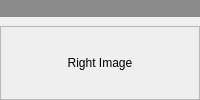
              <widget class="QFrame" name="frame_12">
               <property name="frameShape">
                <enum>QFrame::NoFrame</enum>
               </property>
               <property name="frameShadow">
                <enum>QFrame::Plain</enum>
               </property>
               <layout class="QVBoxLayout" name="verticalLayout_3">
                <property name="spacing">
                 <number>0</number>
                </property>
                <property name="leftMargin">
                 <number>0</number>
                </property>
                <property name="topMargin">
                 <number>0</number>
                </property>
                <property name="rightMargin">
                 <number>0</number>
                </property>
                <property name="bottomMargin">
                 <number>0</number>
                </property>
                <item alignment="Qt::AlignTop">
                 <widget class="QLabel" name="label_4">
                  <property name="sizePolicy">
                   <sizepolicy hsizetype="Ignored" vsizetype="Preferred">
                    <horstretch>0</horstretch>
                    <verstretch>0</verstretch>
                   </sizepolicy>
                  </property>
                  <property name="palette">
                   <palette>
                    <active>
                     <colorrole role="WindowText">
                      <brush brushstyle="SolidPattern">
                       <color alpha="255">
                        <red>0</red>
                        <green>0</green>
                        <blue>0</blue>
                       </color>
                      </brush>
                     </colorrole>
                     <colorrole role="Button">
                      <brush brushstyle="SolidPattern">
                       <color alpha="255">
                        <red>138</red>
                        <green>138</green>
                        <blue>138</blue>
                       </color>
                      </brush>
                     </colorrole>
                     <colorrole role="Light">
                      <brush brushstyle="SolidPattern">
                       <color alpha="255">
                        <red>207</red>
                        <green>207</green>
                        <blue>207</blue>
                       </color>
                      </brush>
                     </colorrole>
                     <colorrole role="Midlight">
                      <brush brushstyle="SolidPattern">
                       <color alpha="255">
                        <red>172</red>
                        <green>172</green>
                        <blue>172</blue>
                       </color>
                      </brush>
                     </colorrole>
                     <colorrole role="Dark">
                      <brush brushstyle="SolidPattern">
                       <color alpha="255">
                        <red>69</red>
                        <green>69</green>
                        <blue>69</blue>
                       </color>
                      </brush>
                     </colorrole>
                     <colorrole role="Mid">
                      <brush brushstyle="SolidPattern">
                       <color alpha="255">
                        <red>92</red>
                        <green>92</green>
                        <blue>92</blue>
                       </color>
                      </brush>
                     </colorrole>
                     <colorrole role="Text">
                      <brush brushstyle="SolidPattern">
                       <color alpha="255">
                        <red>0</red>
                        <green>0</green>
                        <blue>0</blue>
                       </color>
                      </brush>
                     </colorrole>
                     <colorrole role="BrightText">
                      <brush brushstyle="SolidPattern">
                       <color alpha="255">
                        <red>255</red>
                        <green>255</green>
                        <blue>255</blue>
                       </color>
                      </brush>
                     </colorrole>
                     <colorrole role="ButtonText">
                      <brush brushstyle="SolidPattern">
                       <color alpha="255">
                        <red>0</red>
                        <green>0</green>
                        <blue>0</blue>
                       </color>
                      </brush>
                     </colorrole>
                     <colorrole role="Base">
                      <brush brushstyle="SolidPattern">
                       <color alpha="255">
                        <red>255</red>
                        <green>255</green>
                        <blue>255</blue>
                       </color>
                      </brush>
                     </colorrole>
                     <colorrole role="Window">
                      <brush brushstyle="SolidPattern">
                       <color alpha="255">
                        <red>138</red>
                        <green>138</green>
                        <blue>138</blue>
                       </color>
                      </brush>
                     </colorrole>
                     <colorrole role="Shadow">
                      <brush brushstyle="SolidPattern">
                       <color alpha="255">
                        <red>0</red>
                        <green>0</green>
                        <blue>0</blue>
                       </color>
                      </brush>
                     </colorrole>
                     <colorrole role="AlternateBase">
                      <brush brushstyle="SolidPattern">
                       <color alpha="255">
                        <red>196</red>
                        <green>196</green>
                        <blue>196</blue>
                       </color>
                      </brush>
                     </colorrole>
                     <colorrole role="ToolTipBase">
                      <brush brushstyle="SolidPattern">
                       <color alpha="255">
                        <red>255</red>
                        <green>255</green>
                        <blue>220</blue>
                       </color>
                      </brush>
                     </colorrole>
                     <colorrole role="ToolTipText">
                      <brush brushstyle="SolidPattern">
                       <color alpha="255">
                        <red>0</red>
                        <green>0</green>
                        <blue>0</blue>
                       </color>
                      </brush>
                     </colorrole>
                    </active>
                    <inactive>
                     <colorrole role="WindowText">
                      <brush brushstyle="SolidPattern">
                       <color alpha="255">
                        <red>0</red>
                        <green>0</green>
                        <blue>0</blue>
                       </color>
                      </brush>
                     </colorrole>
                     <colorrole role="Button">
                      <brush brushstyle="SolidPattern">
                       <color alpha="255">
                        <red>138</red>
                        <green>138</green>
                        <blue>138</blue>
                       </color>
                      </brush>
                     </colorrole>
                     <colorrole role="Light">
                      <brush brushstyle="SolidPattern">
                       <color alpha="255">
                        <red>207</red>
                        <green>207</green>
                        <blue>207</blue>
                       </color>
                      </brush>
                     </colorrole>
                     <colorrole role="Midlight">
                      <brush brushstyle="SolidPattern">
                       <color alpha="255">
                        <red>172</red>
                        <green>172</green>
                        <blue>172</blue>
                       </color>
                      </brush>
                     </colorrole>
                     <colorrole role="Dark">
                      <brush brushstyle="SolidPattern">
                       <color alpha="255">
                        <red>69</red>
                        <green>69</green>
                        <blue>69</blue>
                       </color>
                      </brush>
                     </colorrole>
                     <colorrole role="Mid">
                      <brush brushstyle="SolidPattern">
                       <color alpha="255">
                        <red>92</red>
                        <green>92</green>
                        <blue>92</blue>
                       </color>
                      </brush>
                     </colorrole>
                     <colorrole role="Text">
                      <brush brushstyle="SolidPattern">
                       <color alpha="255">
                        <red>0</red>
                        <green>0</green>
                        <blue>0</blue>
                       </color>
                      </brush>
                     </colorrole>
                     <colorrole role="BrightText">
                      <brush brushstyle="SolidPattern">
                       <color alpha="255">
                        <red>255</red>
                        <green>255</green>
                        <blue>255</blue>
                       </color>
                      </brush>
                     </colorrole>
                     <colorrole role="ButtonText">
                      <brush brushstyle="SolidPattern">
                       <color alpha="255">
                        <red>0</red>
                        <green>0</green>
                        <blue>0</blue>
                       </color>
                      </brush>
                     </colorrole>
                     <colorrole role="Base">
                      <brush brushstyle="SolidPattern">
                       <color alpha="255">
                        <red>255</red>
                        <green>255</green>
                        <blue>255</blue>
                       </color>
                      </brush>
                     </colorrole>
                     <colorrole role="Window">
                      <brush brushstyle="SolidPattern">
                       <color alpha="255">
                        <red>138</red>
                        <green>138</green>
                        <blue>138</blue>
                       </color>
                      </brush>
                     </colorrole>
                     <colorrole role="Shadow">
                      <brush brushstyle="SolidPattern">
                       <color alpha="255">
                        <red>0</red>
                        <green>0</green>
                        <blue>0</blue>
                       </color>
                      </brush>
                     </colorrole>
                     <colorrole role="AlternateBase">
                      <brush brushstyle="SolidPattern">
                       <color alpha="255">
                        <red>196</red>
                        <green>196</green>
                        <blue>196</blue>
                       </color>
                      </brush>
                     </colorrole>
                     <colorrole role="ToolTipBase">
                      <brush brushstyle="SolidPattern">
                       <color alpha="255">
                        <red>255</red>
                        <green>255</green>
                        <blue>220</blue>
                       </color>
                      </brush>
                     </colorrole>
                     <colorrole role="ToolTipText">
                      <brush brushstyle="SolidPattern">
                       <color alpha="255">
                        <red>0</red>
                        <green>0</green>
                        <blue>0</blue>
                       </color>
                      </brush>
                     </colorrole>
                    </inactive>
                    <disabled>
                     <colorrole role="WindowText">
                      <brush brushstyle="SolidPattern">
                       <color alpha="255">
                        <red>69</red>
                        <green>69</green>
                        <blue>69</blue>
                       </color>
                      </brush>
                     </colorrole>
                     <colorrole role="Button">
                      <brush brushstyle="SolidPattern">
                       <color alpha="255">
                        <red>138</red>
                        <green>138</green>
                        <blue>138</blue>
                       </color>
                      </brush>
                     </colorrole>
                     <colorrole role="Light">
                      <brush brushstyle="SolidPattern">
                       <color alpha="255">
                        <red>207</red>
                        <green>207</green>
                        <blue>207</blue>
                       </color>
                      </brush>
                     </colorrole>
                     <colorrole role="Midlight">
                      <brush brushstyle="SolidPattern">
                       <color alpha="255">
                        <red>172</red>
                        <green>172</green>
                        <blue>172</blue>
                       </color>
                      </brush>
                     </colorrole>
                     <colorrole role="Dark">
                      <brush brushstyle="SolidPattern">
                       <color alpha="255">
                        <red>69</red>
                        <green>69</green>
                        <blue>69</blue>
                       </color>
                      </brush>
                     </colorrole>
                     <colorrole role="Mid">
                      <brush brushstyle="SolidPattern">
                       <color alpha="255">
                        <red>92</red>
                        <green>92</green>
                        <blue>92</blue>
                       </color>
                      </brush>
                     </colorrole>
                     <colorrole role="Text">
                      <brush brushstyle="SolidPattern">
                       <color alpha="255">
                        <red>69</red>
                        <green>69</green>
                        <blue>69</blue>
                       </color>
                      </brush>
                     </colorrole>
                     <colorrole role="BrightText">
                      <brush brushstyle="SolidPattern">
                       <color alpha="255">
                        <red>255</red>
                        <green>255</green>
                        <blue>255</blue>
                       </color>
                      </brush>
                     </colorrole>
                     <colorrole role="ButtonText">
                      <brush brushstyle="SolidPattern">
                       <color alpha="255">
                        <red>69</red>
                        <green>69</green>
                        <blue>69</blue>
                       </color>
                      </brush>
                     </colorrole>
                     <colorrole role="Base">
                      <brush brushstyle="SolidPattern">
                       <color alpha="255">
                        <red>138</red>
                        <green>138</green>
                        <blue>138</blue>
                       </color>
                      </brush>
                     </colorrole>
                     <colorrole role="Window">
                      <brush brushstyle="SolidPattern">
                       <color alpha="255">
                        <red>138</red>
                        <green>138</green>
                        <blue>138</blue>
                       </color>
                      </brush>
                     </colorrole>
                     <colorrole role="Shadow">
                      <brush brushstyle="SolidPattern">
                       <color alpha="255">
                        <red>0</red>
                        <green>0</green>
                        <blue>0</blue>
                       </color>
                      </brush>
                     </colorrole>
                     <colorrole role="AlternateBase">
                      <brush brushstyle="SolidPattern">
                       <color alpha="255">
                        <red>138</red>
                        <green>138</green>
                        <blue>138</blue>
                       </color>
                      </brush>
                     </colorrole>
                     <colorrole role="ToolTipBase">
                      <brush brushstyle="SolidPattern">
                       <color alpha="255">
                        <red>255</red>
                        <green>255</green>
                        <blue>220</blue>
                       </color>
                      </brush>
                     </colorrole>
                     <colorrole role="ToolTipText">
                      <brush brushstyle="SolidPattern">
                       <color alpha="255">
                        <red>0</red>
                        <green>0</green>
                        <blue>0</blue>
                       </color>
                      </brush>
                     </colorrole>
                    </disabled>
                   </palette>
                  </property>
                  <property name="font">
                   <font>
                    <pointsize>11</pointsize>
                    <weight>75</weight>
                    <bold>true</bold>
                   </font>
                  </property>
                  <property name="autoFillBackground">
                   <bool>true</bool>
                  </property>
                  <property name="text">
                   <string/>
                  </property>
                  <property name="textFormat">
                   <enum>Qt::PlainText</enum>
                  </property>
                  <property name="alignment">
                   <set>Qt::AlignCenter</set>
                  </property>
                 </widget>
                </item>
                <item>
                 <widget class="QFrame" name="frame_14">
                  <property name="frameShape">
                   <enum>QFrame::NoFrame</enum>
                  </property>
                  <property name="frameShadow">
                   <enum>QFrame::Plain</enum>
                  </property>
                  <layout class="QHBoxLayout" name="horizontalLayout_16">
                   <property name="spacing">
                    <number>0</number>
                   </property>
                   <property name="leftMargin">
                    <number>0</number>
                   </property>
                   <property name="topMargin">
                    <number>9</number>
                   </property>
                   <property name="rightMargin">
                    <number>0</number>
                   </property>
                   <property name="bottomMargin">
                    <number>0</number>
                   </property>
                   <item>
                    <widget class="QScrollArea" name="scrollArea_2">
                     <property name="widgetResizable">
                      <bool>true</bool>
                     </property>
                     <widget class="QWidget" name="scrollAreaWidgetContents_2">
                      <property name="geometry">
                       <rect>
                        <x>0</x>
                        <y>0</y>
                        <width>383</width>
                        <height>327</height>
                       </rect>
                      </property>
                      <layout class="QHBoxLayout" name="horizontalLayout_11">
                       <property name="spacing">
                        <number>0</number>
                       </property>
                       <property name="leftMargin">
                        <number>0</number>
                       </property>
                       <property name="topMargin">
                        <number>0</number>
                       </property>
                       <property name="rightMargin">
                        <number>0</number>
                       </property>
                       <property name="bottomMargin">
                        <number>0</number>
                       </property>
                       <item>
                        <widget class="QLabel" name="label_2">
                         <property name="text">
                          <string>Right Image</string>
                         </property>
                         <property name="alignment">
                          <set>Qt::AlignCenter</set>
                         </property>
                        </widget>
                       </item>
                      </layout>
                     </widget>
                    </widget>
                   </item>
                  </layout>
                 </widget>
                </item>
               </layout>
              </widget>
